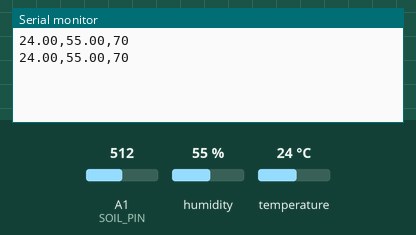
Bench run of a sketch on a simulated Arduino Uno, built with avr-gcc and run on an emulated ATmega328P. Shown: the last lines printed to the serial monitor. Inputs (shaded band) come from the test bench; at power-on: humidity 55 %, A1 (SOIL_PIN) = 512, temperature 24 °C.

Above: at 4.8 s.
4.9 s: humidity set to 22 %
At 7.5 s:
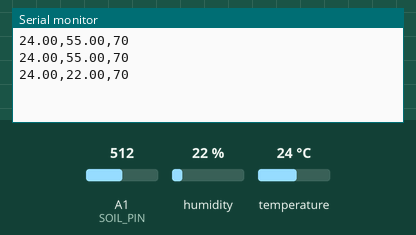
7.9 s: A1 (SOIL_PIN) set to 716
At 9.2 s:
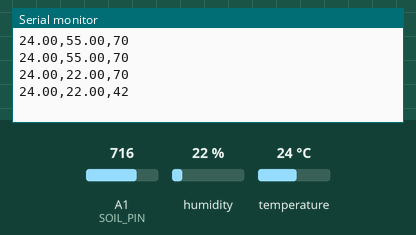
10.9 s: temperature set to 12 °C
At 12.8 s:
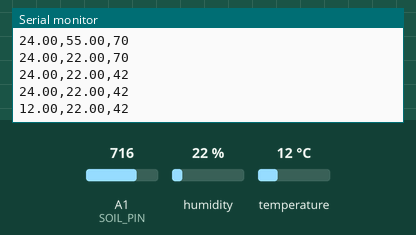
13.9 s: A1 (SOIL_PIN) set to 900
At 14.5 s:
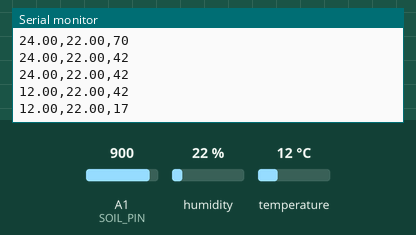
16.9 s: humidity set to 40 %
At 19.2 s:
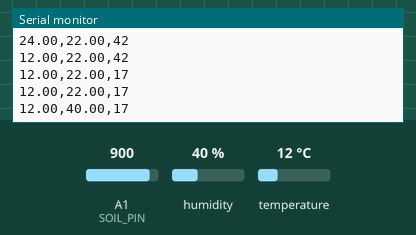
Timing chart, 0 to 20.7 s (numbered marks = the images above; inputs shaded):
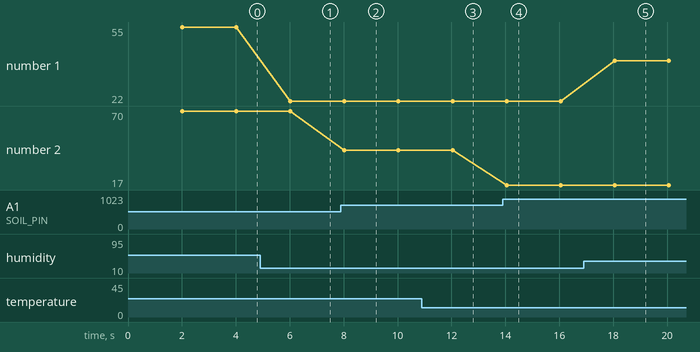

Measured:
- after the input at 4.9 s, the serial monitor: prints a new line after 1.1 s (image 1)
- after the input at 7.9 s, the serial monitor: prints a new line after 0.13 s (image 2)
- after the input at 10.9 s, the serial monitor: prints a new line after 1.1 s (image 3)
- after the input at 13.9 s, the serial monitor: prints a new line after 0.14 s (image 4)
- after the input at 16.9 s, the serial monitor: prints a new line after 1.2 s (image 5)
- plotted number 1: 55 → 22 after the input at 4.9 s, 22 → 40 after the input at 16.9 s
- plotted number 2: 70 → 42 after the input at 7.9 s, 42 → 17 after the input at 13.9 s

The sketch:

sketch_oct5c.ino
```cpp
#include <DHT.h>

#define DHTPIN 2
#define DHTTYPE DHT22
#define SOIL_PIN A1
#define SOIL_WET 300
#define SOIL_DRY 1023


DHT dht(DHTPIN, DHTTYPE);

void setup() {
  Serial.begin(9600);
  dht.begin();
}

void loop() {

  delay(2000);
  float h = dht.readHumidity();
  float t = dht.readTemperature();
  int soilMoistureValue = analogRead(SOIL_PIN);
  int soilMoisturePercent = map(soilMoistureValue, SOIL_DRY, SOIL_WET, 0, 100);
  soilMoisturePercent = constrain(soilMoisturePercent, 0, 100);


  if (isnan(h) || isnan(t)) {
    Serial.println("Failed to read from DHT sensor!");
    return;
  }


  Serial.print(t);
  Serial.print(",");
  Serial.print(h);
  Serial.print(",");
  Serial.println(soilMoisturePercent);
}
```
